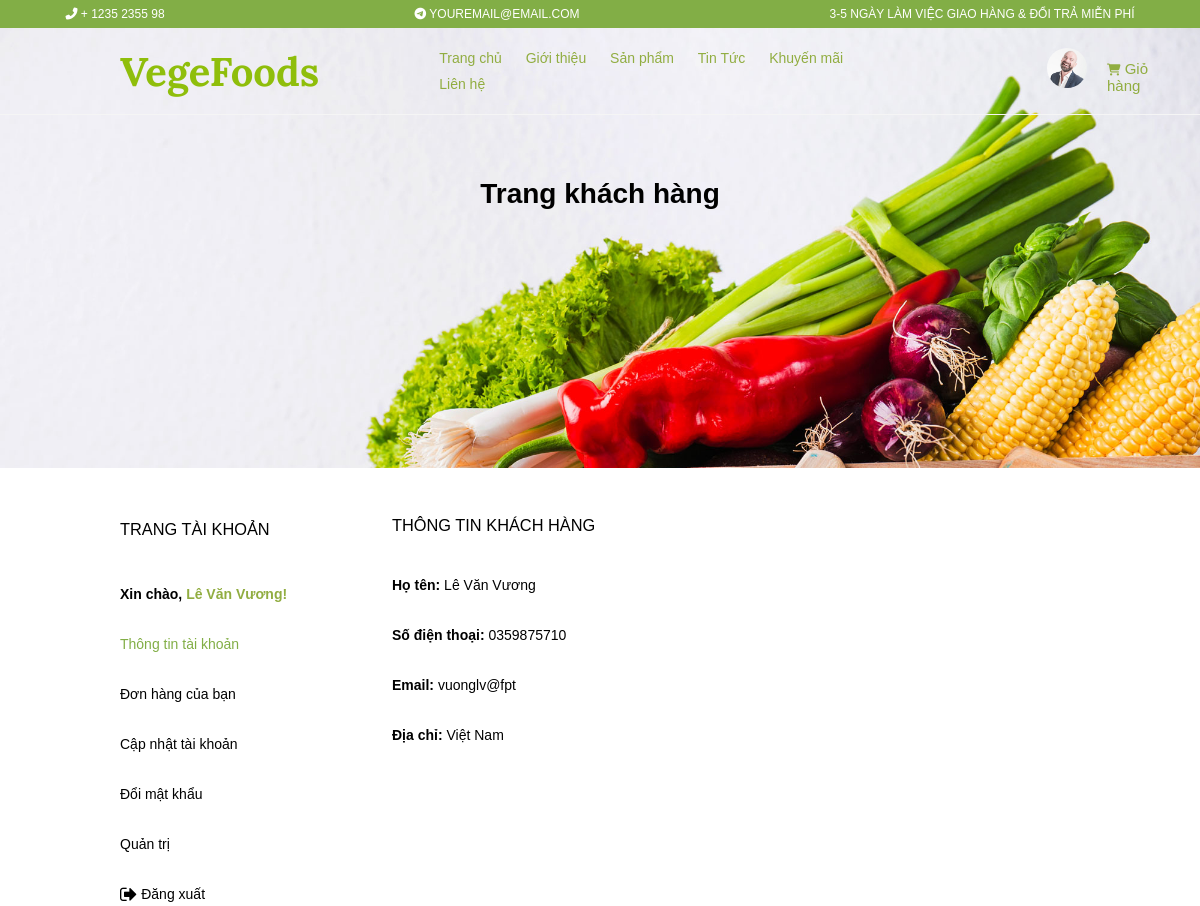
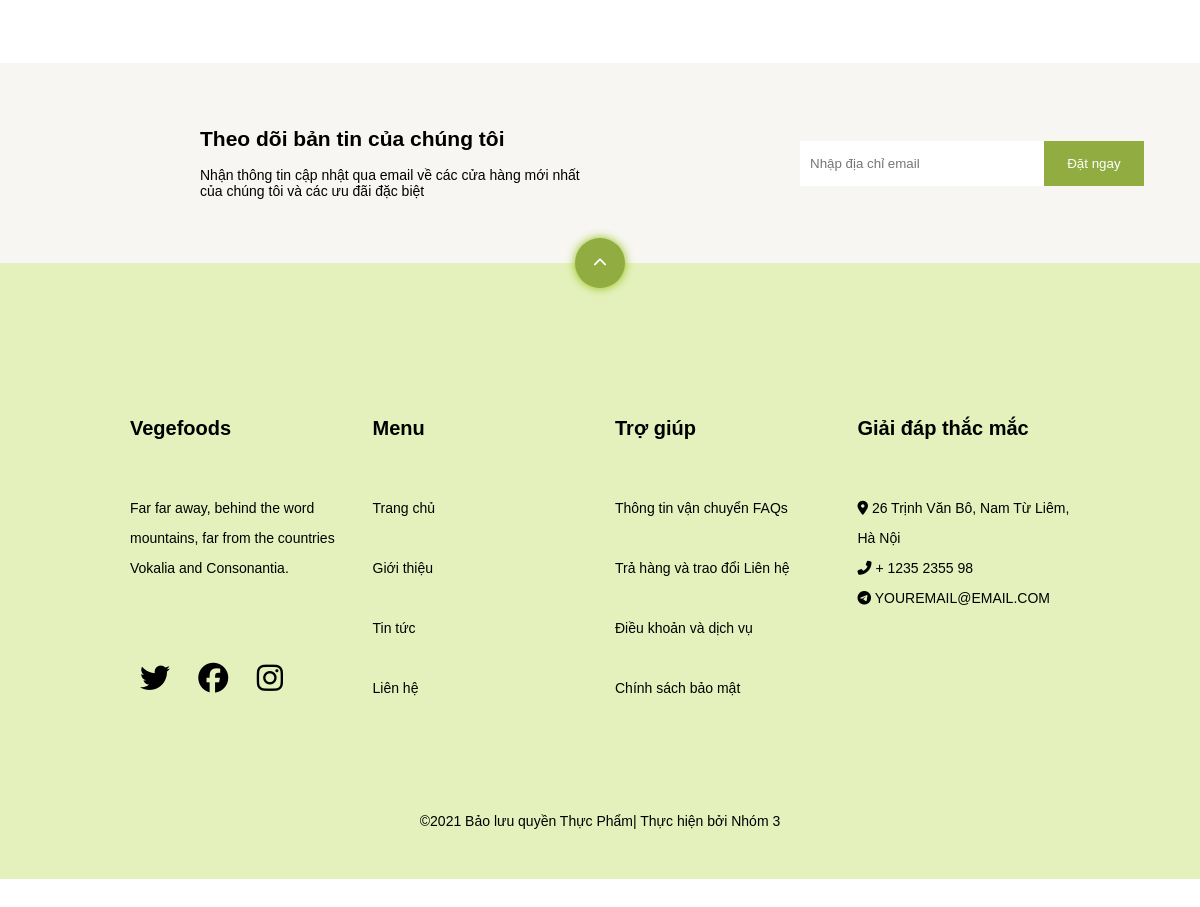
Page /views/index.php?act=in4 (signed in) on the committed database (2 pictures, top to bottom).
### tables this page shows
CREATE TABLE `khachhang` (
  `id_kh` int(11) NOT NULL,
  `user` varchar(50) NOT NULL,
  `avt` varchar(250) NOT NULL,
  `pass` varchar(50) NOT NULL,
  `email` varchar(50) NOT NULL,
  `phone` varchar(50) NOT NULL,
  `address` varchar(255) NOT NULL,
  `id_role` int(11) NOT NULL
);

### views/information.php (the view, shortened to what this page needs)
<!DOCTYPE html>
<html lang="en">
<head>
    <link rel="stylesheet" href="../css-model/css/in4.css">
    <link rel="stylesheet" href="../css-model/css/form.css">
    <link rel="stylesheet" href="https://cdnjs.cloudflare.com/ajax/libs/font-awesome/4.7.0/css/font-awesome.css" />
</head>
<body>
    <div class="wapper">
        <div class="text-banner">
            <h1>Trang khách hàng</h1>
        </div>
        <div class="grid_kh wrapper-tab">
            <div class="kh1 nav-tabs">
                <h3>Trang tài khoản</h3>
                <?php
                $kq = $conn->query("SELECT * FROM khachhang WHERE id_kh=$id_kh")->fetch();
                if ($kq['id_role'] == 2) {
                ?>
                    <span><b>Xin chào, <a href="#" style="text-decoration: none; color: #91ad41;"><?php echo $kq['user'] ?>!</a></b></span><br>
                    <span class="actives"><a href="#menu_1">Thông tin tài khoản</a></span><br>
                    <span><a href="#menu_2">Đơn hàng của bạn</a></span><br>
                    <span><a href="#menu_3">Cập nhật tài khoản</a></span><br>
                    <span><a href="#menu_4">Đổi mật khẩu</a></span><br>
                    <span style="color: blue;"><a href="index.php?act=dangxuat"><i class="fa fa-sign-out fa-lg"></i> Đăng xuất</a></span>
                <?php
                } else {
                ?>
                    <span><b>Xin chào, <a href="#" style="text-decoration: none; color: #91ad41;"><?php echo $kq['user'] ?>!</a></b></span><br>
                    <span class="actives"><a href="#menu_1">Thông tin tài khoản</a></span><br>
                    <span><a href="#menu_2">Đơn hàng của bạn</a></span><br>
                    <span><a href="#menu_3">Cập nhật tài khoản</a></span><br>
                    <span><a href="#menu_4">Đổi mật khẩu</a></span><br>
                    <span><a href="../admin/index.php">Quản trị</a></span><br>
                    <span style="color: blue;"><a href="index.php?act=dangxuat"><i class="fa fa-sign-out fa-lg"></i> Đăng xuất</a></span>
                <?php
                }
                ?>
            </div>
            <div class="tab-content">
                <div id="menu_1" class="tab-content-item ">
                    <h3>Thông tin khách hàng</h3>
                    <span><b>Họ tên: </b> </span> <?php echo $kq['user'] ?> <br>
                    <span><b>Số điện thoại: </b> </span> <?php echo $kq['phone'] ?> <br>
                    <span><b>Email: </b> </span> <?php echo $kq['email'] ?><br>
                    <span><b>Địa chỉ: </b> </span> <?php echo $kq['address'] ?> <br>
                </div>
            </div>
        </div>
    </div>
</body>
</html>

### views/header.php (shortened to what this page needs)
<!DOCTYPE html>
<html lang="en">
<head>
    <link rel="stylesheet" href="https://unpkg.com/swiper/swiper-bundle.min.css" />
    <link rel="stylesheet" href="../css-model/css/swiper.css">
    <link rel="stylesheet" href="../css-model/css/style.css">
    <link rel="stylesheet" href="https://cdnjs.cloudflare.com/ajax/libs/animate.css/4.1.1/animate.min.css" />
</head>
<body>
    <div id="wraper">
        <div class="background-white">
            <section class="header">
                <div class="header-top">
                    <div class="icon-header">
                        <i class="fas fa-phone-alt"></i>
                        + 1235 2355 98
                    </div>
                    <div class="icon-header">
                        <i class="fab fa-telegram-plane"></i>
                        YOUREMAIL@EMAIL.COM
                    </div>
                    <div class="icon-header">
                        3-5 NGÀY LÀM VIỆC GIAO HÀNG & ĐỔI TRẢ MIỄN PHÍ
                    </div>
                </div>
                <header>
                    <div class="inner-header">
                        <span class="logo">VegeFoods</span>
                        <nav class="menu">
                            <ul>
                                <li><a href="index.php?act=trangchu">Trang chủ</a></li>
                                <li><a href="index.php?act=gioithieu">Giới thiệu</a></li>
                                <li><a href="index.php?act=sanpham">Sản phẩm</a>
                                </li>
                                <li><a href="index.php?act=blog">Tin Tức</a></li>
                                <li><a href="index.php?act=voucher">Khuyến mãi</a></li>
                                <li><a href="index.php?act=lienhe">Liên hệ</a></li>
                            </ul>
                        </nav>
                        <?php
                        if (isset($_SESSION['user'])) {
                            $user = $_SESSION['user'];
                            $stmt = $conn->query("SELECT * FROM khachhang WHERE email='$user'")->fetch();
                            $id_kh = $stmt['id_kh'];
                        ?>
                            <div class="icons">
                                <div class="">
                                    <a href="index.php?act=in4">
                                        <img src="../img/<?php echo $stmt['avt'] ?>" height="40px" width="40px" style="margin-right: 10px;border-radius: 50%;">
                                    </a>
                                </div>
                                <div style="margin-top:12px ;">
                                    <a href="index.php?act=cart"><i class="fas fa-shopping-cart"></i> Giỏ hàng</a>
                                </div>
                            </div>
                        <?php
                        }
                        ?>
                </header>
                <div id="banner">
                </div>
            </section>

### css-model/css/style.css (style rules this page uses)
* { margin: 0; padding: 0; box-sizing: border-box;font-family: 'Poppins', sans-serif; }
#wraper { max-width: 100%; margin: 0 auto; position: relative; }
.background-white { padding-bottom: 30px; background-color: #fff; }
.header-top { height: 28px; width: 100%; background-color: #82ae46 !important; display: flex; justify-content: center; grid-gap: 250px; font-size: 12px; line-height: 28px; color: #fff; }
.icons { padding-right: 20px; margin-left: 148px; display: flex; grid-gap: 10px; }
.icons i { font-size: 12px; color: #91ad41; }
.icons a { display: inline-block; font-size: 15px; padding-left: 5px; text-decoration: none; color: #91ad41; padding: 10px 0; }
.menu>ul>li { position: relative; display: inline-block; }
.logo { font-size: 30pt; font-weight: bold; margin-left: 50px; font-family: 'Lora', serif; color: #8fbe0b; }
.inner-header { display: flex; margin-left: 70px; justify-content: space-between; align-items: center; margin-top: 28px; }
.inner-header ul { text-decoration: none; list-style: none; margin-left: 110px; }
.inner-header ul>li>a { text-decoration: none; padding: 5px 10px; display: block; color: #91ad41; }
header { position: fixed; z-index: 3; top: 0; max-width: 100%; border-bottom: 1px solid #f5f5f5; padding: 10px 0; transition: all 0.5s ease-in; }
#banner { background: url(../img/bg_1.jpg); min-height: 520px; width: 100%; background-size: cover; }

### css-model/css/in4.css (style rules this page uses)
.wapper { margin: 0 20px; }
.text-banner { transform: translateY(-290px); text-align: center; }
.grid_kh { display: flex; margin-top: 30px; margin: 0 100px; margin-bottom: 50px; }
.grid_kh .kh1 > span > a { text-decoration: none; color: black; }
.grid_kh .kh1 > span, .tab-content-item { line-height: 50px; }
.grid_kh .kh1 h3, .grid_kh .kh2 h3 { margin-bottom: 30px; }
.grid_kh .kh1 { width: 200px; margin-top: 20px; }
h3 { font-weight: inherit; text-transform: uppercase; }
.tab-content { margin: 0 0 0 100px; width: 800px; }
.tab-content-item >h3 { margin-bottom: 10px; }
.nav-tabs span a { position: relative; }
.nav-tabs span a::after { content: ""; position: absolute; }
.nav-tabs span.actives a, .nav-tabs span:hover >a { color: #82ae46; }

### css-model/css/form.css (style rules this page uses)
body { margin: 0; padding: 0; background: url('../../image/300x300.jpg'); font-family: 'Roboto', sans-serif; font-size: 14px; }

### views/header.php (style rules this page uses)
* { margin: 0; padding: 0; box-sizing: border-box; font-family: 'Poppins', sans-serif; }
#wraper { width: 100%; margin: 0 auto; position: relative; }
.background-white { padding-bottom: 30px; background-color: #fff; }
.header-top { height: 28px; width: 100%; background-color: #82ae46 !important; display: flex; justify-content: center; grid-gap: 250px; font-size: 12px; line-height: 28px; color: #fff; }
.icons { padding-right: 20px; margin-left: 148px; display: flex; grid-gap: 10px; }
.icons i { font-size: 12px; color: #91ad41; }
.icons a { display: inline-block; font-size: 15px; padding-left: 5px; text-decoration: none; color: #91ad41; padding: 10px 0; }
.menu>ul>li { position: relative; display: inline-block; }
.logo { font-size: 30pt; font-weight: bold; margin-left: 50px; font-family: 'Lora', serif; color: #8fbe0b; }
.inner-header { display: flex; margin-left: 70px; align-items: center; margin-top: 28px; }
.inner-header ul { text-decoration: none; list-style: none; margin-left: 110px; }
.inner-header ul>li>a { text-decoration: none; padding: 5px 10px; display: block; color: #91ad41; }
header { position: fixed; z-index: 3; top: 0; width: 1348px; border-bottom: 1px solid #f5f5f5; padding: 10px 0; transition: all 0.5s ease-in; }
#banner { background-image: url(../img/bg_1.jpg); min-height: 440px; width: 100%; background-size: cover; }

### rows in the picture
khachhang: avt (picture), user "Lê Văn Vương", phone "0359875710", email "vuonglv@fpt", address "Việt Nam"
